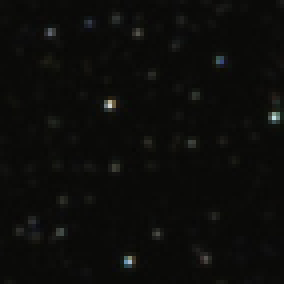
//> input picture images/Small_area.png, 71 x 71 px, shrunk from 114 x 114 before the run (shown 4 times larger)
$ ./main   (built with g++ and OpenCV 4)
//> lines starting //> are read from the running program, lines starting //| are printed output that depends on the picture
// bedir yilmaz
// mainly inspired from https://github.com/opencv/opencv/blob/master/samples/cpp/tutorial_code/features2D/feature_homography/SURF_FLANN_matching_homography_Demo.cpp

// main.cpp

#include <iostream>
#include "opencv2/core.hpp"
// #ifdef HAVE_OPENCV_XFEATURES2D
#include "opencv2/calib3d.hpp"
#include "opencv2/highgui.hpp"
#include "opencv2/imgproc.hpp"
#include "opencv2/features2d.hpp"
#include "opencv2/xfeatures2d.hpp"

using namespace cv;
using namespace cv::xfeatures2d;
using std::cout;
using std::endl;


const int MIN_MATCH_COUNT = 12;

int main( int argc, char* argv[] )
{
    // CommandLineParser parser( argc, argv, keys );

    char image_object_path[] = "/mnt/tera/code/cpp/projects/starfinder/images/Small_area.png";
    // char image_object_path[] = "/mnt/tera/code/cpp/projects/starfinder/images/Small_area_rotated.png";
    // char image_object_path[] = "/mnt/tera/code/cpp/projects/starfinder/images/Small_area_noised.png";
    char image_scene_path[] = "/mnt/tera/code/cpp/projects/starfinder/images/StarMap.png";

    Mat img_object = imread( image_object_path, IMREAD_GRAYSCALE );
//> img_object: 71 rows x 71 cols, CV_8UC1; min 6, max 214, mean 11.6
    Mat img_scene = imread( image_scene_path, IMREAD_GRAYSCALE );
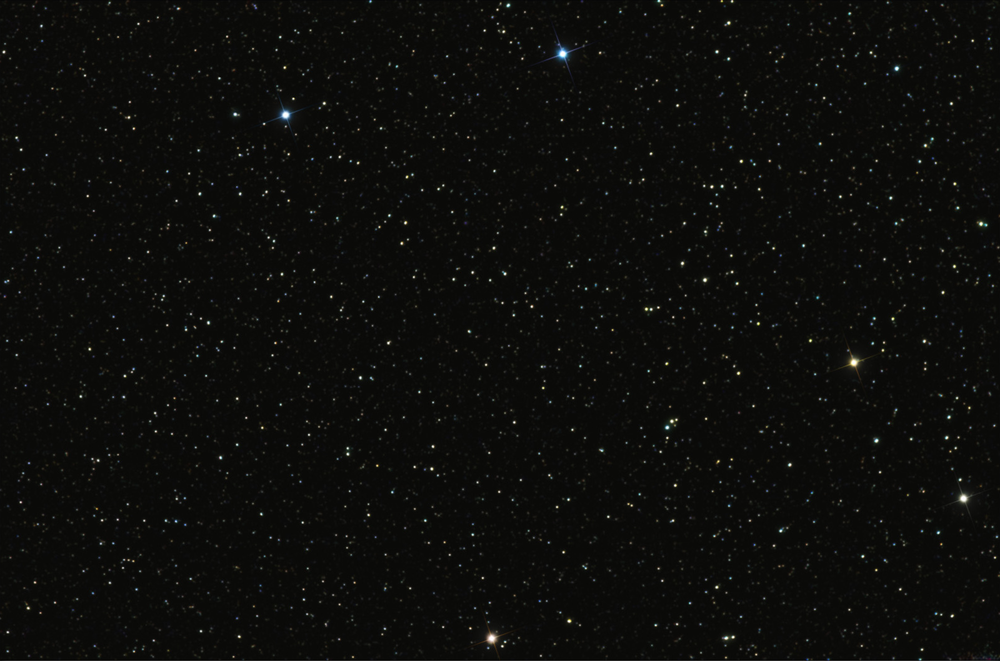
//> input picture images/StarMap.png, 1000 x 661 px, shrunk from 1600 x 1057 before the run
//> img_scene: 661 rows x 1000 cols, CV_8UC1; min 3, max 255, mean 12.2
    Mat img_matches;

    if ( img_object.empty() || img_scene.empty() )
    {
        cout << "Could not open or find the image!\n" << endl;
        return -1;
    }


    for (int i =0; i<2; i++){

        //-- Step 1: Detect the keypoints using SIFT Detector, compute the descriptors
        int minHessian = 15;
        Ptr<SIFT> detector = SIFT::create();
        std::vector<KeyPoint> keypoints_object, keypoints_scene;
        Mat descriptors_object, descriptors_scene;
        detector->detectAndCompute( img_object, noArray(), keypoints_object, descriptors_object );
        detector->detectAndCompute( img_scene, noArray(), keypoints_scene, descriptors_scene );

        //-- Step 2: Matching descriptor vectors with a FLANN based matcher
        // Since SIFT is a floating-point descriptor NORM_L2 is used
        Ptr<DescriptorMatcher> matcher = DescriptorMatcher::create(DescriptorMatcher::FLANNBASED);
        std::vector< std::vector<DMatch> > knn_matches;
        matcher->knnMatch( descriptors_object, descriptors_scene, knn_matches, 2 );

        //-- Filter matches using the Lowe's ratio test
        const float ratio_thresh = 0.75f;
        std::vector<DMatch> good_matches;
        for (size_t i = 0; i < knn_matches.size(); i++)
        {
            if (knn_matches[i][0].distance < ratio_thresh * knn_matches[i][1].distance)
            {
                good_matches.push_back(knn_matches[i][0]);
            }
        }

        cout << "number of good matches: " + std::to_string(good_matches.size()) << endl;

        //-- Draw matches
        drawMatches( img_object, keypoints_object, img_scene, keypoints_scene, good_matches, img_matches, Scalar::all(-1),
                    Scalar::all(-1), std::vector<char>(), DrawMatchesFlags::NOT_DRAW_SINGLE_POINTS );

        //-- Localize the object
        std::vector<Point2f> obj;
        std::vector<Point2f> scene;

        for( size_t i = 0; i < good_matches.size(); i++ )
        {
            //-- Get the keypoints from the good matches
            obj.push_back( keypoints_object[ good_matches[i].queryIdx ].pt );
            scene.push_back( keypoints_scene[ good_matches[i].trainIdx ].pt );
        }

        if (obj.empty() || scene.empty()) {
            cout << "No matches found at all....." << endl;
            return 0;
        }

        Mat H = findHomography( obj, scene, RANSAC );

        //-- Get the corners from the image_1 ( the object to be "detected" )
        std::vector<Point2f> obj_corners(4);
        obj_corners[0] = Point2f(0, 0);
        obj_corners[1] = Point2f( (float)img_object.cols, 0 );
        obj_corners[2] = Point2f( (float)img_object.cols, (float)img_object.rows );
        obj_corners[3] = Point2f( 0, (float)img_object.rows );
        std::vector<Point2f> scene_corners(4);

        perspectiveTransform( obj_corners, scene_corners, H);

        cout << "x: " + std::to_string((int)scene_corners[0].x) + " y: " + std::to_string((int)scene_corners[0].y) << endl;
        cout << "x: " + std::to_string((int)scene_corners[1].x) + " y: " + std::to_string((int)scene_corners[1].y) << endl;
        cout << "x: " + std::to_string((int)scene_corners[2].x) + " y: " + std::to_string((int)scene_corners[2].y) << endl;
        cout << "x: " + std::to_string((int)scene_corners[3].x) + " y: " + std::to_string((int)scene_corners[3].y) << endl;

        return 0;
    }
//> this loop made 1 pass
//> (keypoints_object, knn_matches) on pass 1: (0 keypoints, 0 matches)
//> pass 1, `drawMatches( img_object, keypoints_object, img_scene, keypoints_scene,..`:
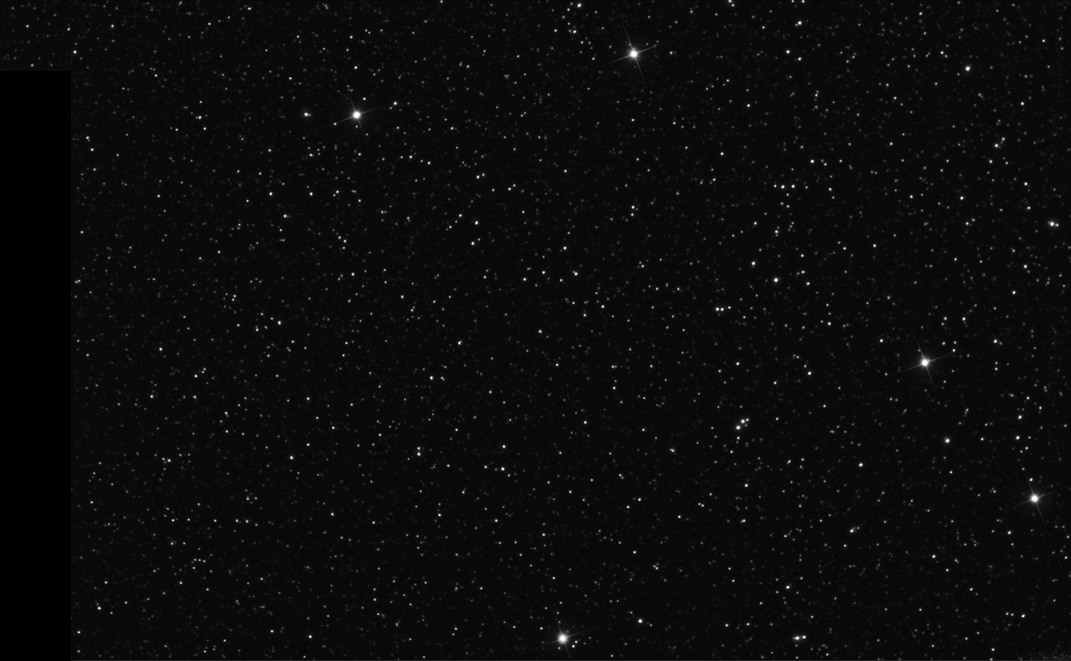
//> img_matches: 661 rows x 1071 cols, CV_8UC3; min 0, max 255, mean 11.5
//> (the program exits here)
